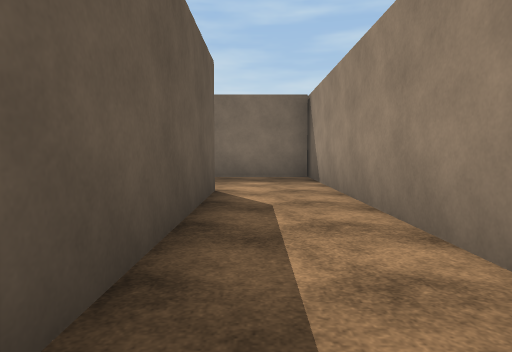
[1] (above)

16 first-person views from a walk through a scene from a Unity 3-D project. The camera is 1.2 m above the floor, tilts 4° down and sees 75° across. The floor is counted in squares, 2 m on a side. Each view is taken from the middle of a square. On the plan, view 1 faces up. The plan holds only what a view shows up to about 10 squares ahead; the rest is blank. The place goes on beyond the plan. The player is left out. Surface patterns are stand-ins for the level's own textures.

[2]
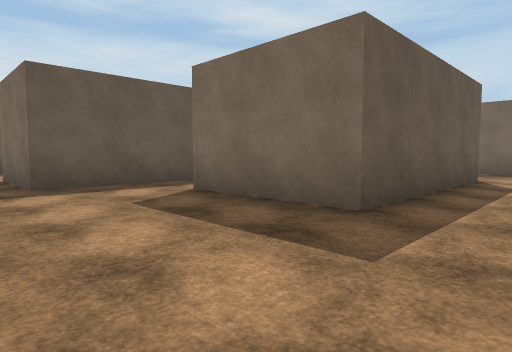

[3]
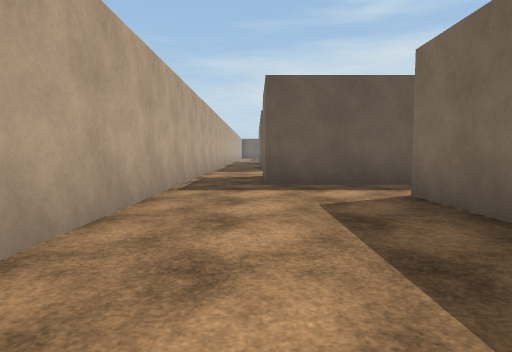

[4]
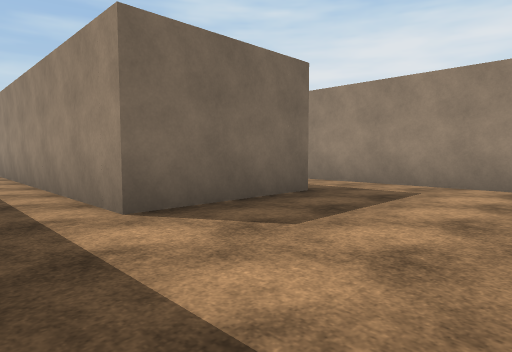

[5]
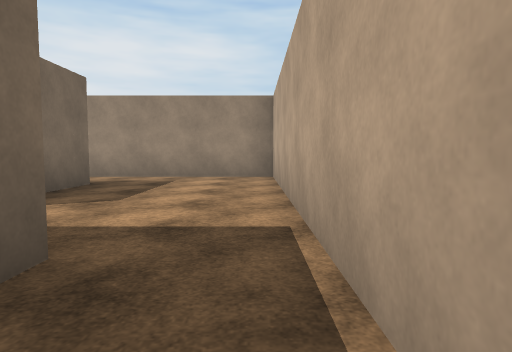

[6]
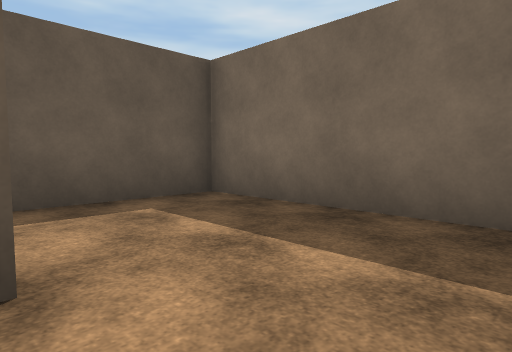

[7]
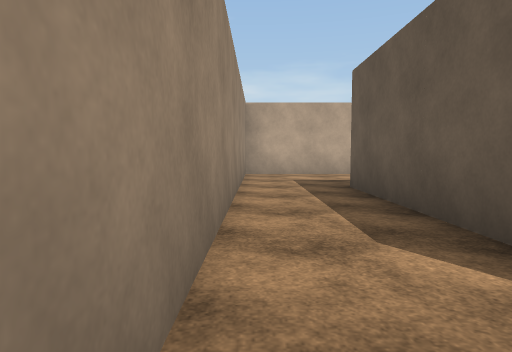

[8]
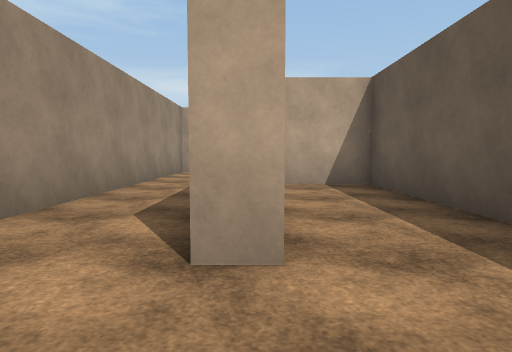

[9]
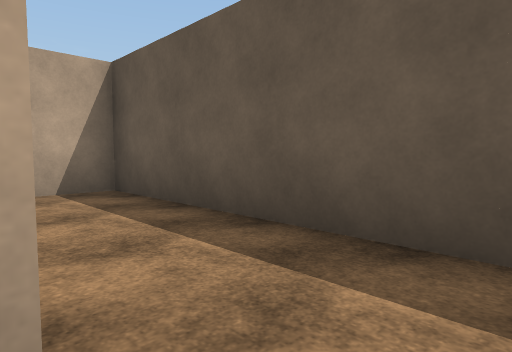

[10]
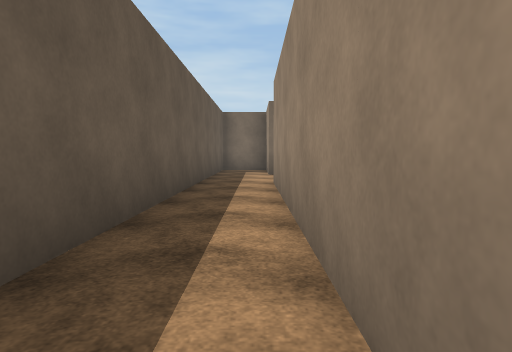

[11]
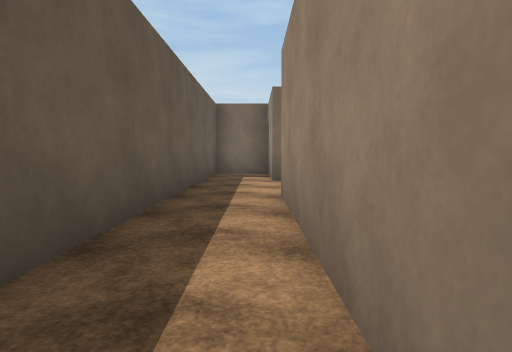

[12]
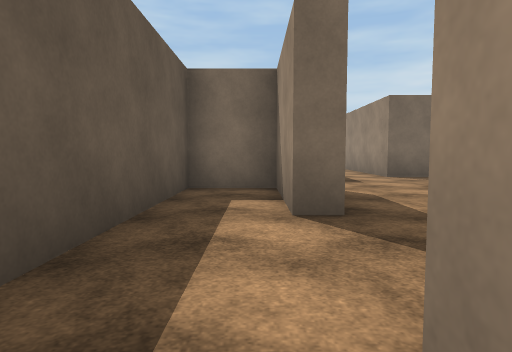

[13]
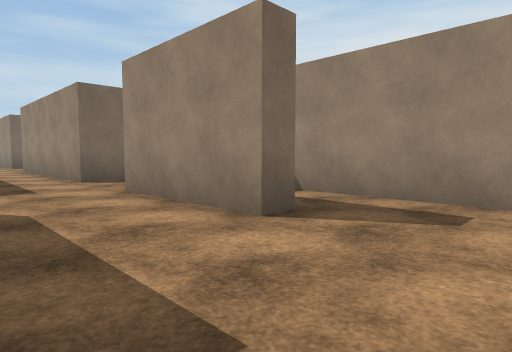

[14]
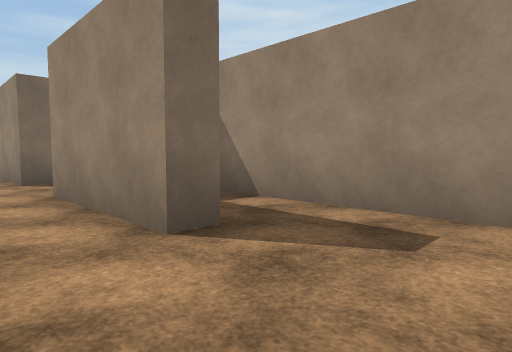

[15]
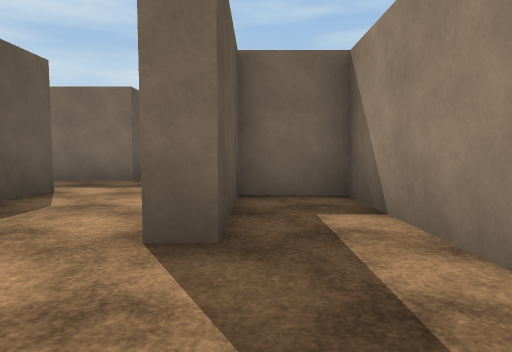

[16]
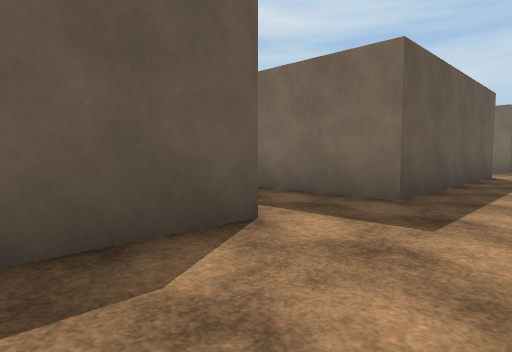

### Floor plan
Points are (right, up) in squares from view 1. A wall is a line through its corners. A room is listed if a view was taken in it or the views show most of it. See-through windows are left out.
Room 1 (views 1, 2, 3, 4, 5, 6, 7, 8, 9, 10, 11, 12)
walls: (-1.2, 5.3) (-0.6, 5.3) (-0.6, 0.2) (-3.6, 0.2) (-3.6, 8.8); (-5.1, 1.2) (-5.1, -1.8) (-7.8, -1.8); (1.4, 8.2) (-1.5, 8.2); (-7.5, -3.4) (1.3, -3.4) (1.3, 8.5); (-5.1, 8.6) (-5.1, 3.4)
ways out: opening at (-4, 8) to room 2; opening at (-1, 6.5) to room 3; opening at (-7, -3)
Room 2 (views 13, 14, 15, 16)
walls: (-3.2, 14.2) (-3.2, 12.2); (-3.1, 11.2) (-3.6, 11.2) (-3.6, 13.7) (-5.1, 13.7) (-5.1, 8.6); (0.4, 16.2) (-0.7, 16.2) (-0.7, 21); (1.3, 9.4) (1.3, 13.7) (-0.2, 13.7) (-0.2, 11.2) (-0.7, 11.2) (-0.7, 14.2); (-2.6, 21.8) (-2.6, 16.2) (-5.1, 16.2)
ways out: opening at (-4, 8) to room 1; opening at (-1.5, 21.5)
Room 3 (no view inside)
walls: (-1.5, 8.2) (-3.2, 8.2) (-3.2, 0.7) (-1.5, 0.7)
ways out: opening at (-1, 6.5) to room 1

Positions as (right, up) in squares from view 1, and headings:
1: (0, 0), facing up
2: (1, -3), facing up-left
3: (1, -2), facing left
4: (-5, -3), facing up-right
5: (-7, -3), facing right
6: (1, 5), facing up-left
7: (1, 6), facing down
8: (-1, 7), facing down
9: (-1, 6), facing down-left
10: (-4, 2), facing up
11: (-4, 4), facing up
12: (-4, 8), facing up
13: (-3, 9), facing up-right
14: (-2, 9), facing up-right
15: (0, 9), facing up
16: (-1, 12), facing up-left
